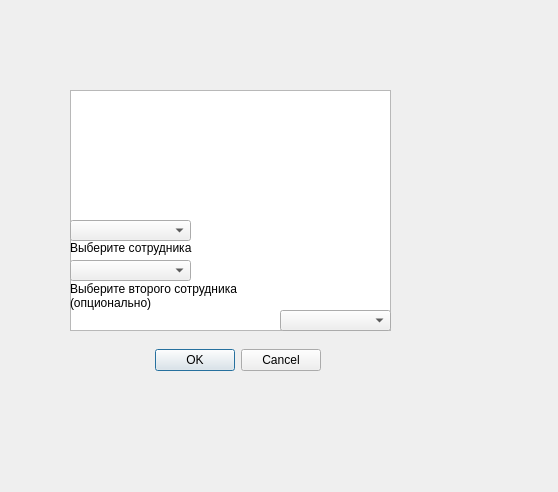
<?xml version="1.0" encoding="UTF-8"?>
<ui version="4.0">
 <class>EditWork</class>
 <widget class="QDialog" name="EditWork">
  <property name="geometry">
   <rect>
    <x>0</x>
    <y>0</y>
    <width>558</width>
    <height>492</height>
   </rect>
  </property>
  <property name="windowTitle">
   <string>Dialog</string>
  </property>
  <widget class="QDialogButtonBox" name="buttonBox">
   <property name="geometry">
    <rect>
     <x>60</x>
     <y>330</y>
     <width>261</width>
     <height>61</height>
    </rect>
   </property>
   <property name="standardButtons">
    <set>QDialogButtonBox::Cancel|QDialogButtonBox::Ok</set>
   </property>
  </widget>
  <widget class="QTextBrowser" name="textBrowser">
   <property name="geometry">
    <rect>
     <x>70</x>
     <y>90</y>
     <width>321</width>
     <height>241</height>
    </rect>
   </property>
  </widget>
  <widget class="QComboBox" name="statusBox">
   <property name="geometry">
    <rect>
     <x>280</x>
     <y>310</y>
     <width>111</width>
     <height>21</height>
    </rect>
   </property>
  </widget>
  <widget class="QComboBox" name="comboBox">
   <property name="geometry">
    <rect>
     <x>70</x>
     <y>220</y>
     <width>121</width>
     <height>21</height>
    </rect>
   </property>
   <item>
    <property name="text">
     <string/>
    </property>
   </item>
  </widget>
  <widget class="QComboBox" name="comboBox_2">
   <property name="geometry">
    <rect>
     <x>70</x>
     <y>260</y>
     <width>121</width>
     <height>21</height>
    </rect>
   </property>
   <item>
    <property name="text">
     <string/>
    </property>
   </item>
  </widget>
  <widget class="QLabel" name="label">
   <property name="geometry">
    <rect>
     <x>70</x>
     <y>280</y>
     <width>181</width>
     <height>31</height>
    </rect>
   </property>
   <property name="text">
    <string>Выберите второго сотрудника
(опционально)</string>
   </property>
  </widget>
  <widget class="QLabel" name="label_2">
   <property name="geometry">
    <rect>
     <x>70</x>
     <y>240</y>
     <width>131</width>
     <height>16</height>
    </rect>
   </property>
   <property name="text">
    <string>Выберите сотрудника</string>
   </property>
  </widget>
 </widget>
 <resources/>
 <connections/>
</ui>
